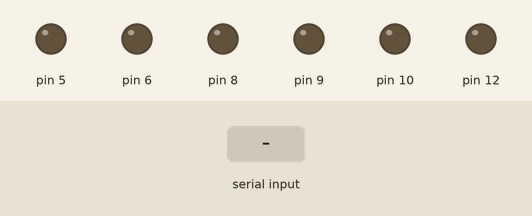
Simulated run of this sketch. Board: Arduino Uno, built with avr-gcc and run on an emulated ATmega328P. Shown: output pins drawn as LEDs (lit = HIGH). The test bench sets the inputs (shaded band).

Above: at 1.2 s.
1.3 s: "51\n" received over Serial
At 1.9 s:
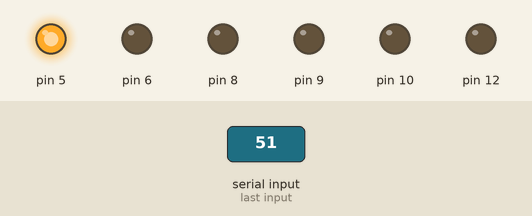
2.8 s: "61\n" received over Serial
At 4.0 s:
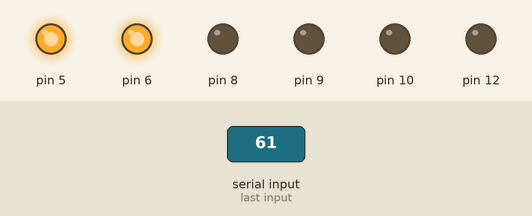
4.3 s: "50\n" received over Serial
At 5.3 s:
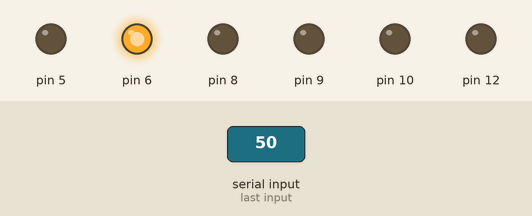
5.8 s: "52\n" received over Serial
At 6.5 s:
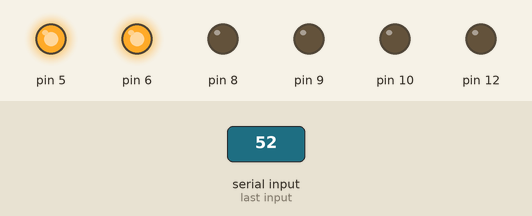
7.3 s: "60\n" received over Serial
At 7.6 s:
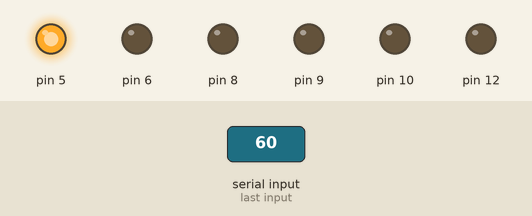
Timing chart, 0 to 9.8 s (numbered marks = the images above; inputs shaded):
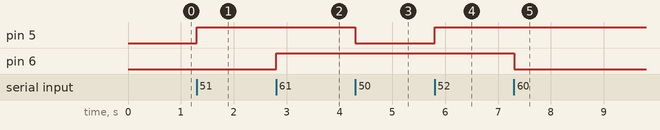

Measured:
- after the input at 1.3 s, pin 5: LOW → HIGH at once
- after the input at 2.8 s, pin 6: LOW → HIGH at once
- after the input at 4.3 s, pin 5: HIGH → LOW at once
- after the input at 5.8 s, pin 5: LOW → HIGH at once
- after the input at 7.3 s, pin 6: HIGH → LOW at once

The sketch:

mc14.ino
```cpp
void setup()
{
  Serial.begin(9600);
  pinMode(5, OUTPUT);
  pinMode(6, OUTPUT);
  pinMode(8, OUTPUT);
  pinMode(9, OUTPUT);
  pinMode(10, OUTPUT);
  pinMode(12, OUTPUT);
}

void loop()
{
  int cmd = Serial.parseInt();
  if(cmd == 51)
  {
    digitalWrite(5, 1);
  }
  if(cmd == 50)
  {
    digitalWrite(5, 0);
  }
  if(cmd == 52)
  {
    digitalWrite(5, !digitalRead(5));
  }
  if(cmd == 61)
  {
    digitalWrite(6, 1);
  }
  if(cmd == 60)
  {
    digitalWrite(6, 0);
  }
  if(cmd == 62)
  {
    digitalWrite(6, !digitalRead(6));
  }
  if(cmd == 81)
  {
    digitalWrite(8, 1);
  }
  if(cmd == 80)
  {
    digitalWrite(8, 0);
  }
  if(cmd == 82)
  {
    digitalWrite(8, !digitalRead(8));
  }
  if(cmd == 91)
  {
    digitalWrite(9, 1);
  }
  if(cmd == 90)
  {
    digitalWrite(9, 0);
  }
  if(cmd == 92)
  {
    digitalWrite(9, !digitalRead(9));
  }
  if(cmd == 101)
  {
    digitalWrite(10, 1);
  }
  if(cmd == 100)
  {
    digitalWrite(10, 0);
  }
  if(cmd == 102)
  {
    digitalWrite(10, !digitalRead(10));
  }
  if(cmd == 121)
  {
    digitalWrite(12, 1);
  }
  if(cmd == 120)
  {
    digitalWrite(12, 0);
  }
  if(cmd == 122)
  {
    digitalWrite(12, !digitalRead(12));
  }
}
```
